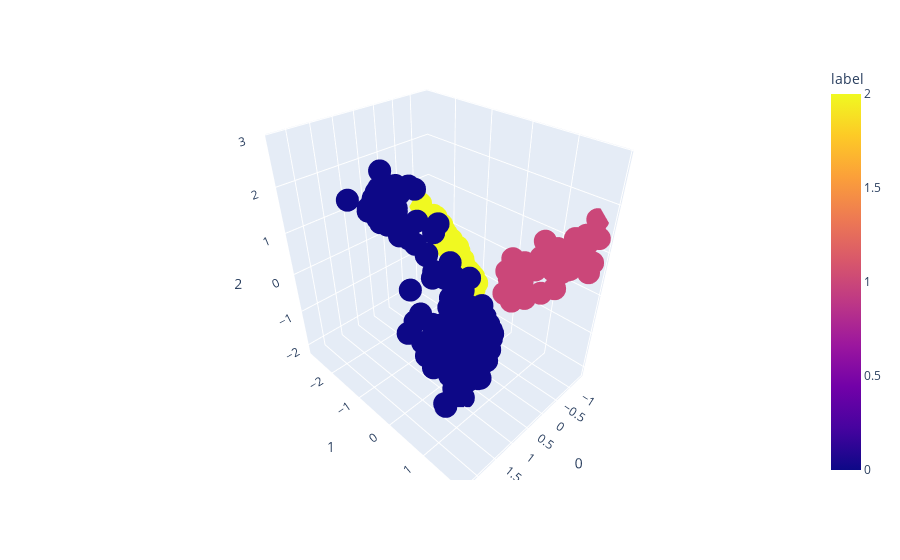

Notebook source saved alongside this figure:
### Code cell
import plotly.express as px

fig = px.scatter_3d(predicted_clusters, x=0, y=1, z=2, color='label')
fig.show()

### Figure 1 — Plotly figure (JSON) as saved in the notebook; plotly's stock layout.template omitted (floating-point values rounded to 4 significant figures; data arrays with more than 128 entries replaced by an {"elided": "..."} marker saying what was removed)
{"data": [{"hovertemplate": "0=%{x}<br>1=%{y}<br>2=%{z}<br>label=%{marker.color}<extra></extra>", "legendgroup": "", "marker": {"color": {"elided": "414 int values"}, "coloraxis": "coloraxis", "symbol": "circle"}, "mode": "markers", "name": "", "scene": "scene", "showlegend": false, "type": "scatter3d", "x": {"elided": "414 float values"}, "y": {"elided": "414 float values"}, "z": {"elided": "414 float values"}}], "layout": {"coloraxis": {"colorbar": {"title": {"text": "label"}}, "colorscale": [[0, "#0d0887"], [0.1111, "#46039f"], [0.2222, "#7201a8"], [0.3333, "#9c179e"], [0.4444, "#bd3786"], [0.5556, "#d8576b"], [0.6667, "#ed7953"], [0.7778, "#fb9f3a"], [0.8889, "#fdca26"], [1, "#f0f921"]]}, "legend": {"tracegroupgap": 0}, "margin": {"t": 60}, "scene": {"domain": {"x": [0, 1], "y": [0, 1]}, "xaxis": {"title": {"text": "0"}}, "yaxis": {"title": {"text": "1"}}, "zaxis": {"title": {"text": "2"}}}}}
